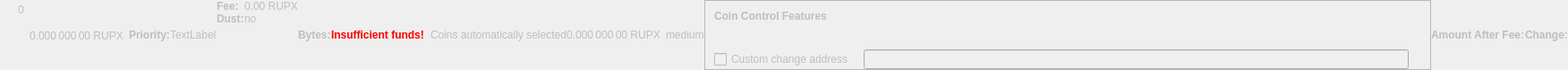
    <widget class="QWidget" name="dummyHideWidget" native="true">
     <property name="enabled">
      <bool>false</bool>
     </property>
     <property name="maximumSize">
      <size>
       <width>100</width>
       <height>22</height>
      </size>
     </property>
     <layout class="QHBoxLayout" name="dummyHideLayout">
      <property name="spacing">
       <number>0</number>
      </property>
      <property name="leftMargin">
       <number>0</number>
      </property>
      <property name="topMargin">
       <number>0</number>
      </property>
      <property name="rightMargin">
       <number>0</number>
      </property>
      <property name="bottomMargin">
       <number>0</number>
      </property>
      <item>
       <layout class="QFormLayout" name="formLayoutCoinControl1">
        <property name="horizontalSpacing">
         <number>10</number>
        </property>
        <property name="verticalSpacing">
         <number>14</number>
        </property>
        <property name="leftMargin">
         <number>10</number>
        </property>
        <property name="topMargin">
         <number>4</number>
        </property>
        <property name="rightMargin">
         <number>6</number>
        </property>
        <item row="0" column="1">
         <widget class="QLabel" name="labelCoinControlBytes">
          <property name="cursor">
           <cursorShape>IBeamCursor</cursorShape>
          </property>
          <property name="contextMenuPolicy">
           <enum>Qt::ActionsContextMenu</enum>
          </property>
          <property name="text">
           <string notr="true">0</string>
          </property>
          <property name="textInteractionFlags">
           <set>Qt::LinksAccessibleByMouse|Qt::TextSelectableByKeyboard|Qt::TextSelectableByMouse</set>
          </property>
         </widget>
        </item>
       </layout>
      </item>
      <item>
       <widget class="QLabel" name="labelCoinControlAfterFee">
        <property name="enabled">
         <bool>false</bool>
        </property>
        <property name="sizePolicy">
         <sizepolicy hsizetype="Fixed" vsizetype="Fixed">
          <horstretch>0</horstretch>
          <verstretch>0</verstretch>
         </sizepolicy>
        </property>
        <property name="minimumSize">
         <size>
          <width>111</width>
          <height>12</height>
         </size>
        </property>
        <property name="maximumSize">
         <size>
          <width>111</width>
          <height>12</height>
         </size>
        </property>
        <property name="cursor">
         <cursorShape>IBeamCursor</cursorShape>
        </property>
        <property name="contextMenuPolicy">
         <enum>Qt::ActionsContextMenu</enum>
        </property>
        <property name="text">
         <string notr="true">0.000 000 00 RUPX</string>
        </property>
        <property name="textInteractionFlags">
         <set>Qt::LinksAccessibleByMouse|Qt::TextSelectableByKeyboard|Qt::TextSelectableByMouse</set>
        </property>
       </widget>
      </item>
      <item>
       <widget class="QLabel" name="labelCoinControlPriorityText">
        <property name="enabled">
         <bool>false</bool>
        </property>
        <property name="font">
         <font>
          <weight>75</weight>
          <bold>true</bold>
         </font>
        </property>
        <property name="text">
         <string>Priority:</string>
        </property>
       </widget>
      </item>
      <item>
       <layout class="QHBoxLayout" name="horizontalLayout">
        <item>
         <widget class="QLabel" name="WarningLabel">
          <property name="text">
           <string>TextLabel</string>
          </property>
         </widget>
        </item>
       </layout>
      </item>
      <item>
       <layout class="QFormLayout" name="formLayoutCoinControl3">
        <property name="horizontalSpacing">
         <number>0</number>
        </property>
        <property name="verticalSpacing">
         <number>0</number>
        </property>
        <property name="leftMargin">
         <number>0</number>
        </property>
        <property name="topMargin">
         <number>0</number>
        </property>
        <property name="rightMargin">
         <number>0</number>
        </property>
        <item row="0" column="0">
         <widget class="QLabel" name="labelCoinControlFeeText">
          <property name="enabled">
           <bool>false</bool>
          </property>
          <property name="font">
           <font>
            <weight>75</weight>
            <bold>true</bold>
           </font>
          </property>
          <property name="text">
           <string>Fee:</string>
          </property>
          <property name="margin">
           <number>0</number>
          </property>
         </widget>
        </item>
        <item row="0" column="1">
         <widget class="QLabel" name="labelCoinControlFee">
          <property name="enabled">
           <bool>false</bool>
          </property>
          <property name="cursor">
           <cursorShape>IBeamCursor</cursorShape>
          </property>
          <property name="contextMenuPolicy">
           <enum>Qt::ActionsContextMenu</enum>
          </property>
          <property name="text">
           <string notr="true">0.00 RUPX</string>
          </property>
          <property name="textInteractionFlags">
           <set>Qt::LinksAccessibleByMouse|Qt::TextSelectableByKeyboard|Qt::TextSelectableByMouse</set>
          </property>
         </widget>
        </item>
        <item row="1" column="0">
         <widget class="QLabel" name="labelCoinControlLowOutputText">
          <property name="enabled">
           <bool>false</bool>
          </property>
          <property name="font">
           <font>
            <weight>75</weight>
            <bold>true</bold>
           </font>
          </property>
          <property name="text">
           <string>Dust:</string>
          </property>
         </widget>
        </item>
        <item row="1" column="1">
         <widget class="QLabel" name="labelCoinControlLowOutput">
          <property name="enabled">
           <bool>false</bool>
          </property>
          <property name="cursor">
           <cursorShape>IBeamCursor</cursorShape>
          </property>
          <property name="contextMenuPolicy">
           <enum>Qt::ActionsContextMenu</enum>
          </property>
          <property name="text">
           <string>no</string>
          </property>
          <property name="textInteractionFlags">
           <set>Qt::LinksAccessibleByMouse|Qt::TextSelectableByKeyboard|Qt::TextSelectableByMouse</set>
          </property>
         </widget>
        </item>
       </layout>
      </item>
      <item>
       <widget class="QLabel" name="labelCoinControlBytesText">
        <property name="enabled">
         <bool>false</bool>
        </property>
        <property name="font">
         <font>
          <weight>75</weight>
          <bold>true</bold>
         </font>
        </property>
        <property name="text">
         <string>Bytes:</string>
        </property>
       </widget>
      </item>
      <item>
       <layout class="QFormLayout" name="formLayoutCoinControl2">
        <property name="horizontalSpacing">
         <number>0</number>
        </property>
        <property name="verticalSpacing">
         <number>0</number>
        </property>
        <property name="leftMargin">
         <number>0</number>
        </property>
        <property name="topMargin">
         <number>0</number>
        </property>
        <property name="rightMargin">
         <number>0</number>
        </property>
       </layout>
      </item>
      <item>
       <layout class="QHBoxLayout" name="horizontalLayoutCoinControl2">
        <property name="spacing">
         <number>0</number>
        </property>
        <property name="bottomMargin">
         <number>0</number>
        </property>
       </layout>
      </item>
      <item>
       <widget class="QLabel" name="labelCoinControlInsuffFunds">
        <property name="enabled">
         <bool>false</bool>
        </property>
        <property name="minimumSize">
         <size>
          <width>0</width>
          <height>0</height>
         </size>
        </property>
        <property name="font">
         <font>
          <weight>75</weight>
          <bold>true</bold>
         </font>
        </property>
        <property name="styleSheet">
         <string notr="true">color:red;font-weight:bold;</string>
        </property>
        <property name="text">
         <string>Insufficient funds!</string>
        </property>
        <property name="margin">
         <number>5</number>
        </property>
       </widget>
      </item>
      <item>
       <layout class="QFormLayout" name="formLayoutCoinControl4">
        <property name="horizontalSpacing">
         <number>0</number>
        </property>
        <property name="verticalSpacing">
         <number>0</number>
        </property>
        <property name="leftMargin">
         <number>0</number>
        </property>
        <property name="topMargin">
         <number>0</number>
        </property>
        <property name="rightMargin">
         <number>0</number>
        </property>
       </layout>
      </item>
      <item>
       <widget class="QLabel" name="labelCoinControlChangeLabel">
        <property name="enabled">
         <bool>false</bool>
        </property>
        <property name="sizePolicy">
         <sizepolicy hsizetype="Preferred" vsizetype="Expanding">
          <horstretch>0</horstretch>
          <verstretch>0</verstretch>
         </sizepolicy>
        </property>
        <property name="minimumSize">
         <size>
          <width>0</width>
          <height>0</height>
         </size>
        </property>
        <property name="text">
         <string/>
        </property>
        <property name="margin">
         <number>3</number>
        </property>
       </widget>
      </item>
      <item>
       <widget class="QLabel" name="labelCoinControlAutomaticallySelected">
        <property name="enabled">
         <bool>false</bool>
        </property>
        <property name="sizePolicy">
         <sizepolicy hsizetype="Fixed" vsizetype="Fixed">
          <horstretch>0</horstretch>
          <verstretch>0</verstretch>
         </sizepolicy>
        </property>
        <property name="minimumSize">
         <size>
          <width>0</width>
          <height>0</height>
         </size>
        </property>
        <property name="maximumSize">
         <size>
          <width>240</width>
          <height>16777215</height>
         </size>
        </property>
        <property name="text">
         <string>Coins automatically selected</string>
        </property>
        <property name="margin">
         <number>5</number>
        </property>
       </widget>
      </item>
      <item>
       <widget class="QLabel" name="labelCoinControlChange">
        <property name="enabled">
         <bool>false</bool>
        </property>
        <property name="sizePolicy">
         <sizepolicy hsizetype="Fixed" vsizetype="Fixed">
          <horstretch>0</horstretch>
          <verstretch>0</verstretch>
         </sizepolicy>
        </property>
        <property name="minimumSize">
         <size>
          <width>111</width>
          <height>0</height>
         </size>
        </property>
        <property name="maximumSize">
         <size>
          <width>111</width>
          <height>16777215</height>
         </size>
        </property>
        <property name="cursor">
         <cursorShape>IBeamCursor</cursorShape>
        </property>
        <property name="contextMenuPolicy">
         <enum>Qt::ActionsContextMenu</enum>
        </property>
        <property name="text">
         <string notr="true">0.000 000 00 RUPX</string>
        </property>
        <property name="textInteractionFlags">
         <set>Qt::LinksAccessibleByMouse|Qt::TextSelectableByKeyboard|Qt::TextSelectableByMouse</set>
        </property>
       </widget>
      </item>
      <item>
       <widget class="QLabel" name="labelCoinControlPriority">
        <property name="enabled">
         <bool>false</bool>
        </property>
        <property name="cursor">
         <cursorShape>IBeamCursor</cursorShape>
        </property>
        <property name="contextMenuPolicy">
         <enum>Qt::ActionsContextMenu</enum>
        </property>
        <property name="text">
         <string>medium</string>
        </property>
        <property name="textInteractionFlags">
         <set>Qt::LinksAccessibleByMouse|Qt::TextSelectableByKeyboard|Qt::TextSelectableByMouse</set>
        </property>
       </widget>
      </item>
      <item>
       <widget class="QFrame" name="frameCoinControl">
        <property name="sizePolicy">
         <sizepolicy hsizetype="Expanding" vsizetype="Expanding">
          <horstretch>0</horstretch>
          <verstretch>0</verstretch>
         </sizepolicy>
        </property>
        <property name="maximumSize">
         <size>
          <width>16777215</width>
          <height>16777215</height>
         </size>
        </property>
        <property name="frameShape">
         <enum>QFrame::StyledPanel</enum>
        </property>
        <property name="frameShadow">
         <enum>QFrame::Sunken</enum>
        </property>
        <layout class="QVBoxLayout" name="verticalLayoutCoinControl2_2">
         <property name="spacing">
          <number>0</number>
         </property>
         <property name="leftMargin">
          <number>0</number>
         </property>
         <property name="topMargin">
          <number>0</number>
         </property>
         <property name="rightMargin">
          <number>0</number>
         </property>
         <property name="bottomMargin">
          <number>0</number>
         </property>
         <item>
          <layout class="QVBoxLayout" name="verticalLayoutCoinControl" stretch="0,0,0,1">
           <property name="spacing">
            <number>0</number>
           </property>
           <property name="leftMargin">
            <number>10</number>
           </property>
           <property name="topMargin">
            <number>10</number>
           </property>
           <item>
            <layout class="QHBoxLayout" name="horizontalLayoutCoinControl1">
             <property name="bottomMargin">
              <number>15</number>
             </property>
             <item>
              <widget class="QLabel" name="labelCoinControlFeatures">
               <property name="enabled">
                <bool>false</bool>
               </property>
               <property name="sizePolicy">
                <sizepolicy hsizetype="Preferred" vsizetype="Maximum">
                 <horstretch>0</horstretch>
                 <verstretch>0</verstretch>
                </sizepolicy>
               </property>
               <property name="font">
                <font>
                 <weight>75</weight>
                 <bold>true</bold>
                </font>
               </property>
               <property name="styleSheet">
                <string notr="true">font-weight:bold;</string>
               </property>
               <property name="text">
                <string>Coin Control Features</string>
               </property>
              </widget>
             </item>
            </layout>
           </item>
           <item>
            <widget class="QWidget" name="widgetCoinControl" native="true">
             <property name="sizePolicy">
              <sizepolicy hsizetype="Preferred" vsizetype="Preferred">
               <horstretch>0</horstretch>
               <verstretch>0</verstretch>
              </sizepolicy>
             </property>
             <property name="minimumSize">
              <size>
               <width>0</width>
               <height>0</height>
              </size>
             </property>
             <property name="styleSheet">
              <string notr="true"/>
             </property>
             <layout class="QHBoxLayout" name="horizontalLayoutCoinControl5_2">
              <property name="leftMargin">
               <number>0</number>
              </property>
              <property name="topMargin">
               <number>0</number>
              </property>
              <property name="rightMargin">
               <number>0</number>
              </property>
              <property name="bottomMargin">
               <number>0</number>
              </property>
              <item>
               <layout class="QHBoxLayout" name="horizontalLayoutCoinControl3">
                <property name="spacing">
                 <number>20</number>
                </property>
                <property name="topMargin">
                 <number>0</number>
                </property>
                <property name="bottomMargin">
                 <number>10</number>
                </property>
               </layout>
              </item>
             </layout>
            </widget>
           </item>
           <item>
            <layout class="QHBoxLayout" name="horizontalLayoutCoinControl4" stretch="0,0,0">
             <property name="spacing">
              <number>12</number>
             </property>
             <property name="sizeConstraint">
              <enum>QLayout::SetDefaultConstraint</enum>
             </property>
             <property name="topMargin">
              <number>5</number>
             </property>
             <property name="rightMargin">
              <number>5</number>
             </property>
             <item>
              <widget class="QCheckBox" name="checkBoxCoinControlChange">
               <property name="enabled">
                <bool>false</bool>
               </property>
               <property name="toolTip">
                <string>If this is activated, but the change address is empty or invalid, change will be sent to a newly generated address.</string>
               </property>
               <property name="text">
                <string>Custom change address</string>
               </property>
              </widget>
             </item>
             <item>
              <widget class="QValidatedLineEdit" name="lineEditCoinControlChange">
               <property name="enabled">
                <bool>false</bool>
               </property>
               <property name="sizePolicy">
                <sizepolicy hsizetype="Expanding" vsizetype="Fixed">
                 <horstretch>0</horstretch>
                 <verstretch>0</verstretch>
                </sizepolicy>
               </property>
              </widget>
             </item>
             <item>
              <widget class="QLabel" name="labelCoinControlChangeLabel_2">
               <property name="sizePolicy">
                <sizepolicy hsizetype="Preferred" vsizetype="Expanding">
                 <horstretch>0</horstretch>
                 <verstretch>0</verstretch>
                </sizepolicy>
               </property>
               <property name="minimumSize">
                <size>
                 <width>0</width>
                 <height>0</height>
                </size>
               </property>
               <property name="text">
                <string/>
               </property>
               <property name="margin">
                <number>3</number>
               </property>
              </widget>
             </item>
            </layout>
           </item>
           <item>
            <spacer name="verticalSpacerCoinControl">
             <property name="orientation">
              <enum>Qt::Vertical</enum>
             </property>
             <property name="sizeHint" stdset="0">
              <size>
               <width>800</width>
               <height>1</height>
              </size>
             </property>
            </spacer>
           </item>
          </layout>
         </item>
        </layout>
       </widget>
      </item>
      <item>
       <widget class="QLabel" name="labelCoinControlAfterFeeText">
        <property name="enabled">
         <bool>false</bool>
        </property>
        <property name="minimumSize">
         <size>
          <width>0</width>
          <height>0</height>
         </size>
        </property>
        <property name="maximumSize">
         <size>
          <width>16777215</width>
          <height>16777215</height>
         </size>
        </property>
        <property name="font">
         <font>
          <weight>75</weight>
          <bold>true</bold>
         </font>
        </property>
        <property name="text">
         <string>Amount After Fee:</string>
        </property>
        <property name="alignment">
         <set>Qt::AlignLeading|Qt::AlignLeft|Qt::AlignVCenter</set>
        </property>
        <property name="margin">
         <number>0</number>
        </property>
       </widget>
      </item>
      <item>
       <widget class="QLabel" name="labelCoinControlChangeText">
        <property name="enabled">
         <bool>false</bool>
        </property>
        <property name="sizePolicy">
         <sizepolicy hsizetype="Preferred" vsizetype="Preferred">
          <horstretch>0</horstretch>
          <verstretch>0</verstretch>
         </sizepolicy>
        </property>
        <property name="minimumSize">
         <size>
          <width>0</width>
          <height>0</height>
         </size>
        </property>
        <property name="maximumSize">
         <size>
          <width>16777215</width>
          <height>16777215</height>
         </size>
        </property>
        <property name="font">
         <font>
          <weight>75</weight>
          <bold>true</bold>
         </font>
        </property>
        <property name="text">
         <string>Change:</string>
        </property>
        <property name="alignment">
         <set>Qt::AlignLeading|Qt::AlignLeft|Qt::AlignVCenter</set>
        </property>
       </widget>
      </item>
     </layout>
    </widget>
